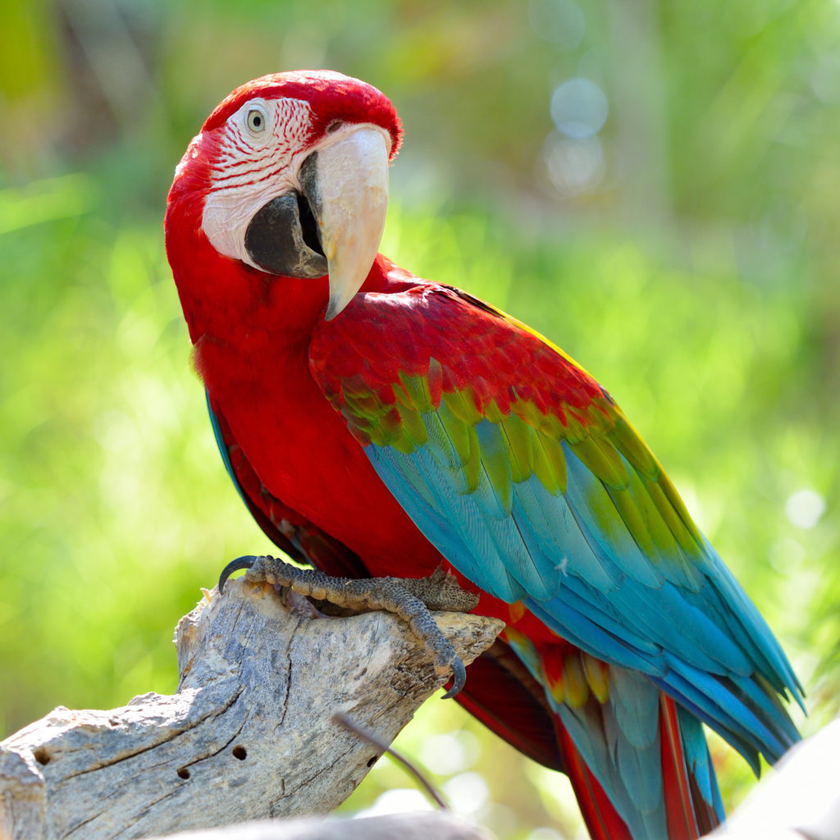
#> input picture cifradoHill/Img12.bmp, 840 x 840 px, shrunk from 1024 x 1024 before the run
$ python imagenHill.py
#> lines starting #> are read from the running program, lines starting #| are printed output that depends on the picture
import numpy as np
import cv2
from PIL import Image
import matplotlib.image as imagen
from os import system as bas


# Funcion que va a convertir la imagen en la matriz
def imageToMatrix(ruta):
    # leemos la imagen original todos sus canales
    imagen = cv2.imread(ruta, cv2.IMREAD_UNCHANGED)
    # convertirmos la imagen aformato rgba
    imagen = cv2.cvtColor(imagen, cv2.COLOR_BGRA2RGBA)
    # obtenemos el número de filas de la imagen
    filas = imagen.shape[0]
    # obtenemos el número de columnas de la iamgen
    columnas = imagen.shape[1]
    # Recorremos todos los pixeles de la imagen y crea un vector de color para cada píxel,
    matrixPixelesColores = []
    for i in range(0, filas):
        for j in range(0, columnas):
            # Añadir el vector de color a la lista
            matrixPixelesColores.append(np.array([imagen[i][j][0], imagen[i][j][1], imagen[i][j][2]]))
    #print(matrixPixelesColores)
    # retornamos esa "matrix", la lista de pixeles que va contener un vector de colores por cada pixel
    return matrixPixelesColores

# Función para convertir una lista de vectores de colores en una imagen
def matrixToImage(matrixPixelesColores, ruta):
    # leemos la imagen original todos sus canales
    imagen = cv2.imread(ruta, cv2.IMREAD_UNCHANGED)
    # convertirmos la imagen aformato rgba
    imagen = cv2.cvtColor(imagen, cv2.COLOR_BGRA2RGBA)
    # obtenemos el número de filas de la imagen
    filas = imagen.shape[0]
    # obtenemos el número de columnas de la imagen
    columnas = imagen.shape[1]

    k = 0
    for i in range(0, filas):
        for j in range(0, columnas):
            imagen[i][j][0] = matrixPixelesColores[k][0]
            imagen[i][j][1] = matrixPixelesColores[k][1]
            imagen[i][j][2] = matrixPixelesColores[k][2]
            k += 1
    # Convertimos la matriz  a una imagen
    return Image.fromarray(imagen, 'RGBA')


# funcion para calcular la adjunta de una matriz

def calcuAdjunta(matrix):
    # convertirmos la matrix en unidime
    mtrx = matrix.ravel()
    # cofactores de cada elemento
    A = +((mtrx[4] * mtrx[8]) - (mtrx[5] * mtrx[7]))  # Calcular los elementos de la adjunta
    B = -((mtrx[3] * mtrx[8]) - (mtrx[5] * mtrx[6]))
    C = +((mtrx[3] * mtrx[7]) - (mtrx[6] * mtrx[4]))
    D = -((mtrx[1] * mtrx[8]) - (mtrx[2] * mtrx[7]))
    E = +((mtrx[0] * mtrx[8]) - (mtrx[2] * mtrx[6]))
    F = -((mtrx[0] * mtrx[7]) - (mtrx[1] * mtrx[6]))
    G = +((mtrx[1] * mtrx[5]) - (mtrx[2] * mtrx[4]))
    H = -((mtrx[0] * mtrx[5]) - (mtrx[2] * mtrx[3]))
    I = +((mtrx[0] * mtrx[4]) - (mtrx[1] * mtrx[3]))
    # construimos la matriz de cofactores
    cofactor = np.array([[A, B, C], [D, E, F], [G, H, I]])
    # transponemos la matriz de cofactores para obtener la adjunta
    adjunta = cofactor.T
    return adjunta

# funcion que calcular la inversa de la matriz clave
def inversaKey():
    # Calculamos el determinante de la clave
    deterKey = int(np.linalg.det(Key)) % 256
    # calculamos  la inversa del determinante
    det_inv_mod = pow(deterKey, -1, 256)
    # calculamos  la adjunta de la clave
    adj_key = calcuAdjunta(Key) % 256
    # calculamos la inversa de la clave
    key_inv = (det_inv_mod * adj_key) % 256
    # la retornamos
    return key_inv

# funcion que reune todo y cifra una imagen
def encrypt(ruta):
    matrixPixelesColores = imageToMatrix(ruta)  # Convertir la imagen en una lista de vectores de colores
#> in imageToMatrix, imagen is the input picture: shape (840, 840, 3); mean B, G, R 97.1, 147.7, 142.4
#> after the loop in imageToMatrix, `for i in range(0, filas):`: matrixPixelesColores = 705600 items
#> matrixPixelesColores = 705600 items
     # Inicializar una lista para almacenar los vectores de color cifrados
    listaColorEncrip = []
    for i in matrixPixelesColores:
        # Cifrar cada vector de color utilizando la clave
        # @ multiplicacion matricial
        listaColorEncrip.append((i @ Key) % 256)
#> this loop made 705600 passes
#> i on passes 1 to 3: [117, 150, 1], [117, 150, 1], [117, 150, 1]
#> after the loop, listaColorEncrip = 705600 items
    # convertimos la lista de vectores de color cifrados en una imagen
    imagenCifrada = matrixToImage(listaColorEncrip, ruta)
#> after the loop in matrixToImage, `for i in range(0, filas):`:
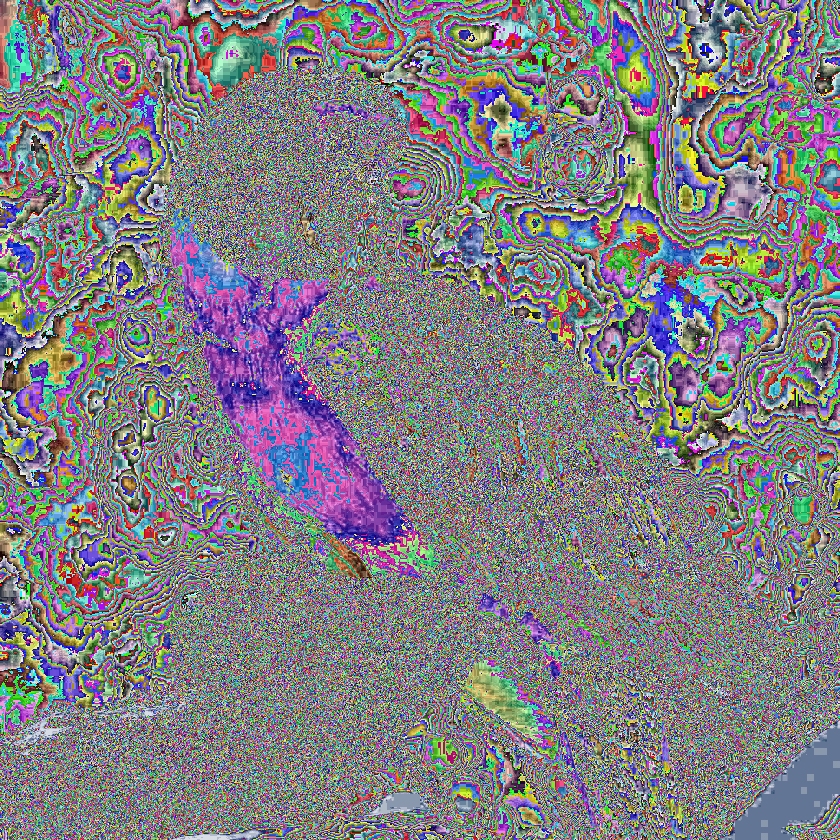
#> imagen: shape (840, 840, 4); mean R, G, B, A 127.7, 125.9, 130.3, 255
#> after the loop in matrixToImage, `for i in range(0, filas):`: k = 705600
    imagenCifrada.save("imagen_cifrada.png")

# funcion que reune todo para descifrar una imagen
def decrypt(ruta):
    #Convertirmos la imagen en lista de vectores de colores
#> called with ruta = 'imagen_cifrada.png'
    matrixPixelesColores = imageToMatrix(ruta)
#> matrixPixelesColores = 705600 items
    # calculamos la inversa de la matrix clave
    key_inv = inversaKey()
#> in inversaKey, `deterKey = int(np.linalg.det(Key)) % 256`: deterKey = 75
#> in inversaKey, `det_inv_mod = pow(deterKey, -1, 256)`: det_inv_mod = 99
#> in calcuAdjunta, `cofactor = np.array([[A, B, C], [D, E, F], [G, H, I]])`: cofactor = [[70, 5, -99], [-13, 70, -62], [4, -47, 70]]
#> in calcuAdjunta, `adjunta = cofactor.T`: adjunta = [[70, -13, 4], [5, 70, -47], [-99, -62, 70]]
#> in inversaKey, `adj_key = calcuAdjunta(Key) % 256`: adj_key = [[70, 243, 4], [5, 70, 209], [157, 194, 70]]
#> in inversaKey, `key_inv = (det_inv_mod * adj_key) % 256`: key_inv = [[18, 249, 140], [239, 18, 211], [183, 6, 18]]
#> key_inv = [[18, 249, 140], [239, 18, 211], [183, 6, 18]]
    listaColorDescifra = []
    for px in matrixPixelesColores:
        # desciframos cada vector de color utilizando la inversa de la clave
        listaColorDescifra.append((px @ key_inv) % 256)
#> this loop made 705600 passes
#> px on passes 1 to 3: [112, 91, 96], [112, 91, 96], [112, 91, 96]
#> after the loop, listaColorDescifra = 705600 items
    imagenDescifrada = matrixToImage(listaColorDescifra, ruta)
    imagenDescifrada.save("imagen_descifrada.png")


Key = np.array([[6, 2, 1], [13, 16, 10], [20, 17, 15]])
encrypt("Img12.bmp")
print("¡Encriptación completada!")
decrypt("imagen_cifrada.png")
print("¡Desencriptación completada!")
